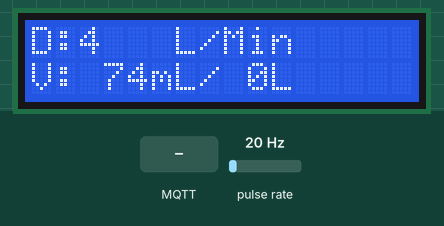
A sketch run on a simulated ESP8266 (NodeMCU). Parts: 16×2 character LCD. Wiring (inferred from the names in the program): pulse sensor: data D4. The inputs (shaded band) are chosen by the test bench; at power-on: pulse rate 20 Hz. WiFi joins after 1.5 s; servers stay silent unless stated; random numbers use the default seed unless the sketch sets one; no MQTT or app messages arrive unless stated; what the sketch prints to the serial monitor is not drawn.

Above: at 5.7 s.
5.8 s: MQTT message "reset/water_consume" arrives on the first subscribed topic
At 8.4 s:
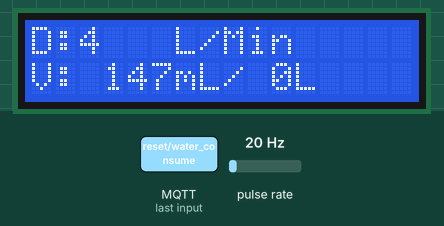
8.8 s: pulse rate (sensor on D4) set to 4 Hz
At 10.4 s:
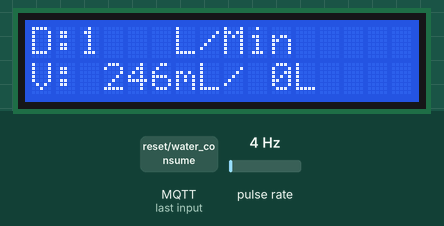
11.8 s: pulse rate (sensor on D4) set to 50 Hz
At 12.9 s:
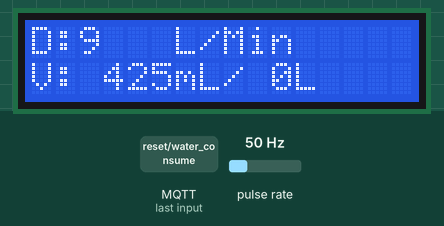
14.8 s: pulse rate (sensor on D4) set to 100 Hz
At 16.4 s:
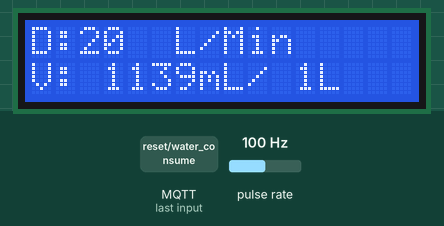
Timing chart, 0 to 17.9 s (numbered marks = the images above; inputs shaded):
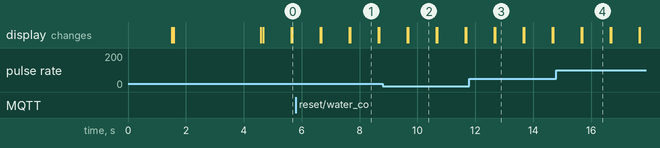

The sketch:

NodeMCU_Water_Consume_Abdulloh.ino
```cpp
#include <ESP8266WiFi.h>
#include <PubSubClient.h>
#include <LCD_I2C.h>
LCD_I2C lcd(0x27);
// ======= Deklarasi Pin =======
#define water_flow_topic "sensor/water_flow_unit1"
#define water_consume_topic "sensor/water_consume_unit1"
#define SENSOR D4
// =============================
// Update these with values suitable for your network.

const char* ssid = "Abdul";
const char* password = "1sampai8";
const char* mqtt_server = "192.168.43.52";

WiFiClient espClient;
PubSubClient client(espClient);
unsigned long lastMsg = 0;
#define MSG_BUFFER_SIZE  (50)
char msg[MSG_BUFFER_SIZE];
int value = 0;

long currentMillis = 0;
long previousMillis = 0;
int interval = 1000;
boolean ledState = LOW;
float calibrationFactor = 4.5;
volatile byte pulseCount;
byte pulse1Sec = 0;
float flowRate;
unsigned int flowMilliLitres;
unsigned long totalMilliLitres;

void IRAM_ATTR pulseCounter(){
  pulseCount++;
}

void setup_wifi() {

  delay(10);
  // We start by connecting to a WiFi network
  Serial.println();
  Serial.print("Connecting to ");
  Serial.println(ssid);

  WiFi.mode(WIFI_STA);
  WiFi.begin(ssid, password);

  while (WiFi.status() != WL_CONNECTED) {
    delay(500);
    Serial.print(".");
  }

  randomSeed(micros());

  Serial.println("");
  Serial.println("WiFi connected");
  Serial.println("IP address: ");
  Serial.println(WiFi.localIP());
}

void callback(char* topic, byte* payload, unsigned int length) {
  Serial.print("Message arrived [");
  Serial.print(topic);
  Serial.print("] ");
  // Setting sensor to 0 after reset
  if (strcmp(topic,"reset/water_consume")==0){
    totalMilliLitres = 0;
  }

}

void reconnect() {
  // Loop until we're reconnected
  while (!client.connected()) {
    Serial.print("Attempting MQTT connection...");
    // Create a random client ID
    String clientId = "ESP8266Client-";
    clientId += String(random(0xffff), HEX);
    // Attempt to connect
    if (client.connect(clientId.c_str())) {
      Serial.println("connected");
      // Once connected, publish an announcement...
      client.publish("outTopic", "Berhasil Reconnect");
      // ... and resubscribe
      client.subscribe("reset/water_consume");
    } else {
      Serial.print("failed, rc=");
      Serial.print(client.state());
      Serial.println(" try again in 5 seconds");
      // Wait 5 seconds before retrying
      delay(5000);
    }
  }
}

void setup() {
  pinMode(BUILTIN_LED, OUTPUT);     // Initialize the BUILTIN_LED pin as an output
  Serial.begin(9600);
  setup_wifi();
  client.setServer(mqtt_server, 1883);
  client.setCallback(callback);

  pinMode(SENSOR, INPUT_PULLUP);
  pulseCount = 0;
  flowRate = 0.0;
  flowMilliLitres = 0;
  totalMilliLitres = 0;
  previousMillis = 0;
  lcd.begin();
  lcd.backlight();
  lcd.print("Abdul");
  lcd.setCursor(0, 1);
  lcd.print("18570004");
  delay(3000);
  lcd.clear();
  attachInterrupt(digitalPinToInterrupt(SENSOR), pulseCounter, FALLING);


}

void loop() {

  if (!client.connected()) {
    reconnect();
  }
  client.loop();
  currentMillis = millis();
  if (currentMillis - previousMillis > interval) {
    pulse1Sec = pulseCount;
    pulseCount = 0;
    flowRate = ((1000.0 / (millis() - previousMillis)) * pulse1Sec) /
    calibrationFactor;
    previousMillis = millis();
    flowMilliLitres = (flowRate / 60) * 1000;
    totalMilliLitres += flowMilliLitres;
    Serial.print("Flow rate: ");
    Serial.print(int(flowRate));
    Serial.print("L/min");
    Serial.print("\t");
    Serial.print("Output Liquid Quantity: ");
    Serial.print(totalMilliLitres);
    Serial.print("mL / ");
    Serial.print(totalMilliLitres / 1000);
    Serial.println("L");
    // ------- Tampilan LCD ---------
    lcd.clear();
    delay(10);
    lcd.setCursor(0, 0);
    lcd.print("D:");
    lcd.print(int(flowRate));
    lcd.setCursor(6, 0);
    lcd.print("L/Min");
    lcd.setCursor(0, 1);
    lcd.print("V: ");
    lcd.print(int(totalMilliLitres));
    lcd.print("mL/ ");
    lcd.print(int(totalMilliLitres/ 1000));
    lcd.print("L");
//    if  (totalMilliLitres >= 5000){
//      totalMilliLitres = 0;
//    }
    // ------- End Tampilan LCD ---------

    client.publish(water_flow_topic, String(flowRate).c_str(), true);
    client.publish(water_consume_topic, String(totalMilliLitres).c_str(), true);


  }


}
```

Measured:
- what the display in image 1 shows lasts 1.0 s, from 7.7 s to 8.7 s
